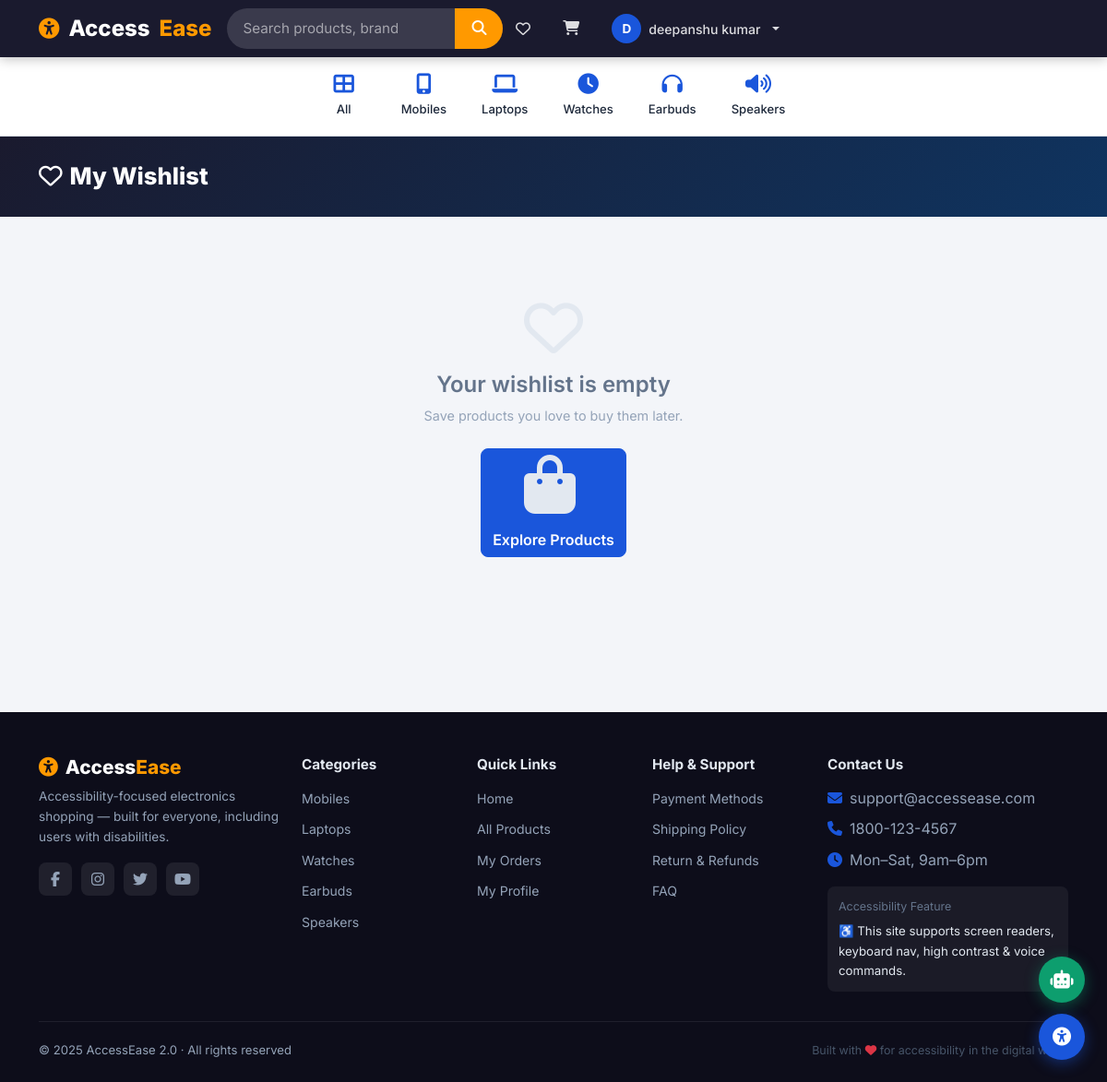
The page /wishlist (signed in) on the database its author committed.
### tables this page shows
CREATE TABLE categories (
  id         INTEGER PRIMARY KEY AUTOINCREMENT,
  name       TEXT NOT NULL,
  slug       TEXT NOT NULL UNIQUE,
  icon       TEXT DEFAULT 'fa-tag',
  created_at TEXT DEFAULT (datetime('now'))
);

### app.py (the view)
@app.route("/wishlist")
@login_required
def wishlist():
    items = query(
        "SELECT p.*, c.name AS cat_name FROM wishlist w "
        "JOIN products p ON w.product_id=p.id LEFT JOIN categories c ON p.category_id=c.id WHERE w.user_id=?",
        (session["user_id"],)) or []
    return render_template("wishlist.html", items=items)

### app.py (called while the page is built)
def get_db():
    if "db" not in g:
        db = sqlite3.connect(DB_PATH)
        db.row_factory = sqlite3.Row
        db.execute("PRAGMA foreign_keys = ON")
        g.db = db
    return g.db

def query(sql, args=(), one=False, commit=False):
    db = get_db()
    try:
        cur = db.execute(sql, args)
        if commit:
            db.commit()
            return cur.lastrowid
        if one:
            row = cur.fetchone()
            return dict(row) if row else None
        rows = cur.fetchall()
        return [dict(r) for r in rows]
    except Exception as e:
        if commit:
            db.rollback()
        raise e

def login_required(f):
    @wraps(f)
    def decorated(*args, **kwargs):
        if "user_id" not in session:
            flash("Please login to continue.", "warning")
            return redirect(url_for("login", next=request.url))
        return f(*args, **kwargs)
    return decorated

@app.context_processor
def inject_globals():
    cart_count = 0
    categories = []
    try:
        categories = query("SELECT * FROM categories ORDER BY id") or []
        if "user_id" in session:
            row = query(
                "SELECT COALESCE(SUM(quantity),0) AS cnt FROM cart WHERE user_id=?",
                (session["user_id"],), one=True
            )
            cart_count = int(row["cnt"]) if row else 0
    except Exception:
        pass
    return dict(
        cart_count=cart_count,
        categories=categories,
        current_user=session.get("user_name"),
        is_logged_in="user_id" in session,
    )

### templates/wishlist.html (shortened to what this page needs)
{% extends "base.html" %}
{% block content %}
<div class="page-header">
  <div class="container-xl">
    <h1><i class="far fa-heart me-2"></i>My Wishlist</h1>
  </div>
</div>
<div class="container-xl px-3 px-md-4 pb-5">
  {% if not items %}
  <div class="empty-state">
    <i class="far fa-heart"></i>
    <h4>Your wishlist is empty</h4>
    <p>Save products you love to buy them later.</p>
    <a href="{{ url_for('products') }}" class="btn btn-primary mt-2"><i class="fas fa-shopping-bag me-2"></i>Explore Products</a>
  </div>
  {% endif %}
</div>
{% endblock %}

### templates/base.html (shortened to what this page needs)
<!DOCTYPE html>
<html lang="en" data-theme="" data-contrast="">
<head>
  <link href="https://cdn.jsdelivr.net/npm/bootstrap@5.3.2/dist/css/bootstrap.min.css" rel="stylesheet">
  <link href="https://cdnjs.cloudflare.com/ajax/libs/font-awesome/6.5.0/css/all.min.css" rel="stylesheet">
  <link rel="stylesheet" href="{{ url_for('static', filename='css/style.css') }}">
  <link rel="stylesheet" href="{{ url_for('static', filename='accessease.css') }}">
</head>
<body>
<nav class="ae-navbar navbar navbar-expand-lg" role="navigation" aria-label="Main navigation">
  <div class="container-xl">
    <a class="navbar-brand" href="{{ url_for('home') }}" aria-label="AccessEase home">
      <i class="fas fa-universal-access" style="color:var(--secondary);font-size:1.4rem;"></i>
      Access<span class="brand-accent">Ease</span>
    </a>
    <div class="navbar-search mx-auto d-none d-md-block" role="search" aria-label="Product search">
      <form action="{{ url_for('search') }}" method="GET" autocomplete="off">
        <input type="search" id="main-search" name="q"
               placeholder="Search products, brands…"
               value="{{ request.args.get('q', '') }}"
               aria-label="Search products"
               autocomplete="off">
        <button type="submit" class="btn-search" aria-label="Submit search">
          <i class="fas fa-search"></i>
        </button>
      </form>
    </div>
    <div class="d-flex align-items-center gap-2 ms-auto">
      {% if is_logged_in %}
        <a href="{{ url_for('wishlist') }}" class="nav-link text-white d-none d-lg-flex align-items-center gap-1" title="Wishlist" aria-label="Wishlist">
          <i class="far fa-heart"></i>
        </a>
        <a href="{{ url_for('cart') }}" class="nav-link text-white cart-badge" title="Cart" aria-label="Shopping cart, {{ cart_count }} items">
          <i class="fas fa-shopping-cart"></i>
        </a>
        <div class="dropdown">
          <button class="btn btn-link nav-link text-white dropdown-toggle d-flex align-items-center gap-2 p-0"
                  type="button" data-bs-toggle="dropdown" aria-expanded="false">
            <div style="width:32px;height:32px;background:var(--primary);border-radius:50%;display:flex;align-items:center;justify-content:center;font-size:0.85rem;font-weight:700;color:#fff;">
              {{ current_user[0].upper() if current_user else 'U' }}
            </div>
            <span class="d-none d-lg-inline" style="font-size:0.88rem;">{{ current_user }}</span>
          </button>
        </div>
      {% endif %}
    </div>
  </div>
</nav>
<div class="cat-nav" role="navigation" aria-label="Product categories">
  <div class="cat-nav-inner">
    <a class="cat-item {% if request.path == '/' %}active{% endif %}" href="{{ url_for('home') }}" aria-label="All products">
      <i class="fas fa-th-large"></i><span>All</span>
    </a>
    {% for cat in categories %}
    <a class="cat-item {% if request.args.get('category') == cat.slug %}active{% endif %}"
       href="{{ url_for('products', category=cat.slug) }}" aria-label="{{ cat.name }}">
      <i class="fas {{ cat.icon or 'fa-tag' }}"></i>
      <span>{{ cat.name }}</span>
    </a>
    {% endfor %}
  </div>
</div>
<main id="main-content" role="main" tabindex="-1">
  {% block content %}{% endblock %}
</main>
<footer class="ae-footer" role="contentinfo" aria-label="Site footer">
  <div class="container-xl">
    <div class="row g-4">
      <div class="col-lg-3 col-md-6">
        <div class="footer-brand">
          <h4><i class="fas fa-universal-access me-2" style="color:var(--secondary)"></i>Access<span>Ease</span></h4>
          <p>Accessibility-focused electronics shopping — built for everyone, including users with disabilities.</p>
          <div class="social-links">
            <a href="https://facebook.com" target="_blank" rel="noopener" aria-label="Facebook"><i class="fab fa-facebook-f"></i></a>
            <a href="https://instagram.com" target="_blank" rel="noopener" aria-label="Instagram"><i class="fab fa-instagram"></i></a>
            <a href="https://twitter.com" target="_blank" rel="noopener" aria-label="Twitter"><i class="fab fa-twitter"></i></a>
            <a href="https://youtube.com" target="_blank" rel="noopener" aria-label="YouTube"><i class="fab fa-youtube"></i></a>
          </div>
        </div>
      </div>
      <div class="col-lg-2 col-md-6">
        <h6 class="footer-heading">Categories</h6>
        <ul class="footer-links">
          {% for cat in categories %}
          <li><a href="{{ url_for('products', category=cat.slug) }}">{{ cat.name }}</a></li>
          {% endfor %}
        </ul>
      </div>
      <div class="col-lg-2 col-md-6">
        <h6 class="footer-heading">Quick Links</h6>
        <ul class="footer-links">
          <li><a href="{{ url_for('home') }}">Home</a></li>
          <li><a href="{{ url_for('products') }}">All Products</a></li>
          {% if is_logged_in %}
          <li><a href="{{ url_for('orders') }}">My Orders</a></li>
          <li><a href="{{ url_for('profile') }}">My Profile</a></li>
          {% else %}
          <li><a href="{{ url_for('login') }}">Login</a></li>
          <li><a href="{{ url_for('signup') }}">Sign Up</a></li>
          {% endif %}
        </ul>
      </div>
      <div class="col-lg-2 col-md-6">
        <h6 class="footer-heading">Help & Support</h6>
        <ul class="footer-links">
          <li><a href="#">Payment Methods</a></li>
          <li><a href="#">Shipping Policy</a></li>
          <li><a href="#">Return & Refunds</a></li>
          <li><a href="#">FAQ</a></li>
        </ul>
      </div>
      <div class="col-lg-3 col-md-6">
        <h6 class="footer-heading">Contact Us</h6>
        <ul class="footer-links">
          <li><i class="fas fa-envelope me-2" style="color:var(--primary)"></i>support@accessease.com</li>
          <li><i class="fas fa-phone me-2" style="color:var(--primary)"></i>1800-123-4567</li>
          <li><i class="fas fa-clock me-2" style="color:var(--primary)"></i>Mon–Sat, 9am–6pm</li>
        </ul>
        <div class="mt-3" style="background:rgba(255,255,255,0.06);border-radius:8px;padding:12px;">
          <div style="font-size:0.78rem;color:#64748b;margin-bottom:6px;">Accessibility Feature</div>
          <div style="color:#e2e8f0;font-size:0.83rem;">♿ This site supports screen readers, keyboard nav, high contrast &amp; voice commands.</div>
        </div>
      </div>
    </div>
    <div class="footer-bottom">
      <div>© 2025 AccessEase 2.0 · All rights reserved</div>
      <div style="font-size:0.78rem;color:#475569;">
        Built with <i class="fas fa-heart text-danger"></i> for accessibility in the digital world
      </div>
    </div>
  </div>
</footer>
<div id="ae-toolbar" role="region" aria-label="Accessibility tools">
  <button id="ae-toolbar-toggle" aria-label="Toggle accessibility toolbar" aria-expanded="false" title="Accessibility Tools">
    <i class="fas fa-universal-access"></i>
  </button>
</div>
<div id="chatbot-bubble" role="region" aria-label="Customer support chatbot">
  <button id="chatbot-btn" title="Chat with AccessBot" aria-label="Open chat support">
    <i class="fas fa-robot"></i>
  </button>
</div>
</body>
</html>

### rows shown on the page
categories: name "Mobiles"
categories: name "Laptops"
categories: name "Watches"
categories: name "Earbuds"
categories: name "Speakers"

### other values the page prints
{{ current_user[0].upper() if current_user else 'U' }} "D"
{{ current_user }} "deepanshu kumar"
